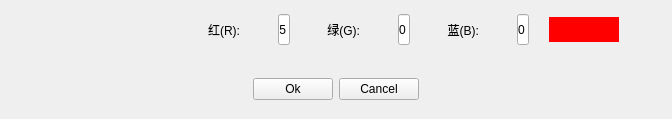
<?xml version="1.0" encoding="UTF-8"?>
<ui version="4.0">
 <class>Form</class>
 <widget class="QWidget" name="Form">
  <property name="geometry">
   <rect>
    <x>0</x>
    <y>0</y>
    <width>672</width>
    <height>119</height>
   </rect>
  </property>
  <property name="windowTitle">
   <string>Form</string>
  </property>
  <layout class="QVBoxLayout" name="verticalLayout">
   <property name="spacing">
    <number>0</number>
   </property>
   <property name="leftMargin">
    <number>0</number>
   </property>
   <property name="topMargin">
    <number>0</number>
   </property>
   <property name="rightMargin">
    <number>0</number>
   </property>
   <property name="bottomMargin">
    <number>0</number>
   </property>
   <item>
    <layout class="QVBoxLayout" name="verticalLayout_2">
     <property name="spacing">
      <number>0</number>
     </property>
     <item>
      <widget class="QWidget" name="widget" native="true">
       <layout class="QHBoxLayout" name="horizontalLayout">
        <item>
         <widget class="QWidget" name="brush_widget" native="true">
          <layout class="QGridLayout" name="gridLayout_2">
           <property name="leftMargin">
            <number>0</number>
           </property>
           <property name="topMargin">
            <number>0</number>
           </property>
           <property name="rightMargin">
            <number>0</number>
           </property>
           <property name="bottomMargin">
            <number>0</number>
           </property>
           <property name="spacing">
            <number>0</number>
           </property>
           <item row="0" column="0">
            <widget class="QPushButton" name="small">
             <property name="styleSheet">
              <string notr="true">*{border:none;margin:10px;}</string>
             </property>
             <property name="text">
              <string/>
             </property>
             <property name="icon">
              <iconset>
               <normaloff>../resources/images/small_normal.png</normaloff>../resources/images/small_normal.png</iconset>
             </property>
             <property name="iconSize">
              <size>
               <width>25</width>
               <height>25</height>
              </size>
             </property>
            </widget>
           </item>
           <item row="0" column="1">
            <widget class="QPushButton" name="middle">
             <property name="styleSheet">
              <string notr="true">*{border:none;margin:10px;}</string>
             </property>
             <property name="text">
              <string/>
             </property>
             <property name="icon">
              <iconset>
               <normaloff>../resources/images/middle_normal.png</normaloff>../resources/images/middle_normal.png</iconset>
             </property>
             <property name="iconSize">
              <size>
               <width>25</width>
               <height>25</height>
              </size>
             </property>
            </widget>
           </item>
           <item row="0" column="2">
            <widget class="QPushButton" name="big">
             <property name="styleSheet">
              <string notr="true">*{border:none;margin:10px;}</string>
             </property>
             <property name="text">
              <string/>
             </property>
             <property name="icon">
              <iconset>
               <normaloff>../resources/images/big_normal.png</normaloff>../resources/images/big_normal.png</iconset>
             </property>
             <property name="iconSize">
              <size>
               <width>25</width>
               <height>25</height>
              </size>
             </property>
            </widget>
           </item>
          </layout>
         </widget>
        </item>
        <item>
         <widget class="QWidget" name="color_widget" native="true">
          <layout class="QGridLayout" name="gridLayout_3">
           <property name="leftMargin">
            <number>0</number>
           </property>
           <property name="topMargin">
            <number>0</number>
           </property>
           <property name="rightMargin">
            <number>0</number>
           </property>
           <property name="bottomMargin">
            <number>0</number>
           </property>
           <property name="spacing">
            <number>0</number>
           </property>
           <item row="0" column="1">
            <widget class="QLabel" name="label">
             <property name="styleSheet">
              <string notr="true">*{margin:0 10px;width:10px;height:25px;}</string>
             </property>
             <property name="text">
              <string>红(R):</string>
             </property>
             <property name="alignment">
              <set>Qt::AlignRight|Qt::AlignTrailing|Qt::AlignVCenter</set>
             </property>
             <property name="margin">
              <number>10</number>
             </property>
            </widget>
           </item>
           <item row="0" column="13">
            <spacer name="horizontalSpacer_4">
             <property name="orientation">
              <enum>Qt::Horizontal</enum>
             </property>
             <property name="sizeHint" stdset="0">
              <size>
               <width>40</width>
               <height>20</height>
              </size>
             </property>
            </spacer>
           </item>
           <item row="0" column="10">
            <spacer name="horizontalSpacer_10">
             <property name="orientation">
              <enum>Qt::Horizontal</enum>
             </property>
             <property name="sizeHint" stdset="0">
              <size>
               <width>40</width>
               <height>20</height>
              </size>
             </property>
            </spacer>
           </item>
           <item row="0" column="11">
            <widget class="QLineEdit" name="blue">
             <property name="sizePolicy">
              <sizepolicy hsizetype="Fixed" vsizetype="Fixed">
               <horstretch>0</horstretch>
               <verstretch>0</verstretch>
              </sizepolicy>
             </property>
             <property name="minimumSize">
              <size>
               <width>0</width>
               <height>0</height>
              </size>
             </property>
             <property name="maximumSize">
              <size>
               <width>187</width>
               <height>16777215</height>
              </size>
             </property>
             <property name="styleSheet">
              <string notr="true">*{width:10px;height:25px;}</string>
             </property>
             <property name="text">
              <string>0</string>
             </property>
             <property name="alignment">
              <set>Qt::AlignCenter</set>
             </property>
            </widget>
           </item>
           <item row="0" column="6">
            <spacer name="horizontalSpacer_8">
             <property name="orientation">
              <enum>Qt::Horizontal</enum>
             </property>
             <property name="sizeHint" stdset="0">
              <size>
               <width>40</width>
               <height>20</height>
              </size>
             </property>
            </spacer>
           </item>
           <item row="0" column="9">
            <widget class="QLabel" name="label_3">
             <property name="styleSheet">
              <string notr="true">*{margin:0 10px;width:10px;height:25px;}</string>
             </property>
             <property name="text">
              <string>蓝(B):</string>
             </property>
             <property name="alignment">
              <set>Qt::AlignRight|Qt::AlignTrailing|Qt::AlignVCenter</set>
             </property>
             <property name="margin">
              <number>10</number>
             </property>
            </widget>
           </item>
           <item row="0" column="12">
            <widget class="QPushButton" name="color">
             <property name="sizePolicy">
              <sizepolicy hsizetype="Fixed" vsizetype="Fixed">
               <horstretch>0</horstretch>
               <verstretch>0</verstretch>
              </sizepolicy>
             </property>
             <property name="styleSheet">
              <string notr="true">*{margin:0 20px;border:none;width:70px;height:25px;background-color:red;}</string>
             </property>
             <property name="text">
              <string/>
             </property>
             <property name="iconSize">
              <size>
               <width>25</width>
               <height>25</height>
              </size>
             </property>
            </widget>
           </item>
           <item row="0" column="4">
            <spacer name="horizontalSpacer_7">
             <property name="orientation">
              <enum>Qt::Horizontal</enum>
             </property>
             <property name="sizeHint" stdset="0">
              <size>
               <width>40</width>
               <height>20</height>
              </size>
             </property>
            </spacer>
           </item>
           <item row="0" column="0">
            <spacer name="horizontalSpacer_5">
             <property name="orientation">
              <enum>Qt::Horizontal</enum>
             </property>
             <property name="sizeHint" stdset="0">
              <size>
               <width>40</width>
               <height>20</height>
              </size>
             </property>
            </spacer>
           </item>
           <item row="0" column="5">
            <widget class="QLabel" name="label_2">
             <property name="styleSheet">
              <string notr="true">*{margin:0 10px;width:10px;height:25px;}</string>
             </property>
             <property name="text">
              <string>绿(G):</string>
             </property>
             <property name="alignment">
              <set>Qt::AlignRight|Qt::AlignTrailing|Qt::AlignVCenter</set>
             </property>
             <property name="margin">
              <number>10</number>
             </property>
            </widget>
           </item>
           <item row="0" column="2">
            <spacer name="horizontalSpacer_6">
             <property name="orientation">
              <enum>Qt::Horizontal</enum>
             </property>
             <property name="sizeHint" stdset="0">
              <size>
               <width>40</width>
               <height>20</height>
              </size>
             </property>
            </spacer>
           </item>
           <item row="0" column="8">
            <spacer name="horizontalSpacer_9">
             <property name="orientation">
              <enum>Qt::Horizontal</enum>
             </property>
             <property name="sizeHint" stdset="0">
              <size>
               <width>40</width>
               <height>20</height>
              </size>
             </property>
            </spacer>
           </item>
           <item row="0" column="7">
            <widget class="QLineEdit" name="green">
             <property name="sizePolicy">
              <sizepolicy hsizetype="Fixed" vsizetype="Fixed">
               <horstretch>0</horstretch>
               <verstretch>0</verstretch>
              </sizepolicy>
             </property>
             <property name="minimumSize">
              <size>
               <width>0</width>
               <height>0</height>
              </size>
             </property>
             <property name="maximumSize">
              <size>
               <width>187</width>
               <height>16777215</height>
              </size>
             </property>
             <property name="styleSheet">
              <string notr="true">*{width:10px;height:25px;}</string>
             </property>
             <property name="text">
              <string>0</string>
             </property>
             <property name="alignment">
              <set>Qt::AlignCenter</set>
             </property>
            </widget>
           </item>
           <item row="0" column="3">
            <widget class="QLineEdit" name="red">
             <property name="sizePolicy">
              <sizepolicy hsizetype="Fixed" vsizetype="Fixed">
               <horstretch>0</horstretch>
               <verstretch>0</verstretch>
              </sizepolicy>
             </property>
             <property name="minimumSize">
              <size>
               <width>0</width>
               <height>0</height>
              </size>
             </property>
             <property name="maximumSize">
              <size>
               <width>187</width>
               <height>16777215</height>
              </size>
             </property>
             <property name="styleSheet">
              <string notr="true">*{width:10px;height:25px;}</string>
             </property>
             <property name="text">
              <string>255</string>
             </property>
             <property name="alignment">
              <set>Qt::AlignCenter</set>
             </property>
            </widget>
           </item>
          </layout>
         </widget>
        </item>
       </layout>
      </widget>
     </item>
     <item>
      <widget class="QWidget" name="widget_2" native="true">
       <layout class="QHBoxLayout" name="horizontalLayout_2">
        <item>
         <spacer name="horizontalSpacer">
          <property name="orientation">
           <enum>Qt::Horizontal</enum>
          </property>
          <property name="sizeHint" stdset="0">
           <size>
            <width>40</width>
            <height>20</height>
           </size>
          </property>
         </spacer>
        </item>
        <item>
         <widget class="QPushButton" name="ok">
          <property name="text">
           <string>Ok</string>
          </property>
         </widget>
        </item>
        <item>
         <widget class="QPushButton" name="cancel">
          <property name="text">
           <string>Cancel</string>
          </property>
         </widget>
        </item>
        <item>
         <spacer name="horizontalSpacer_2">
          <property name="orientation">
           <enum>Qt::Horizontal</enum>
          </property>
          <property name="sizeHint" stdset="0">
           <size>
            <width>40</width>
            <height>20</height>
           </size>
          </property>
         </spacer>
        </item>
       </layout>
      </widget>
     </item>
    </layout>
   </item>
  </layout>
 </widget>
 <resources/>
 <connections/>
</ui>
